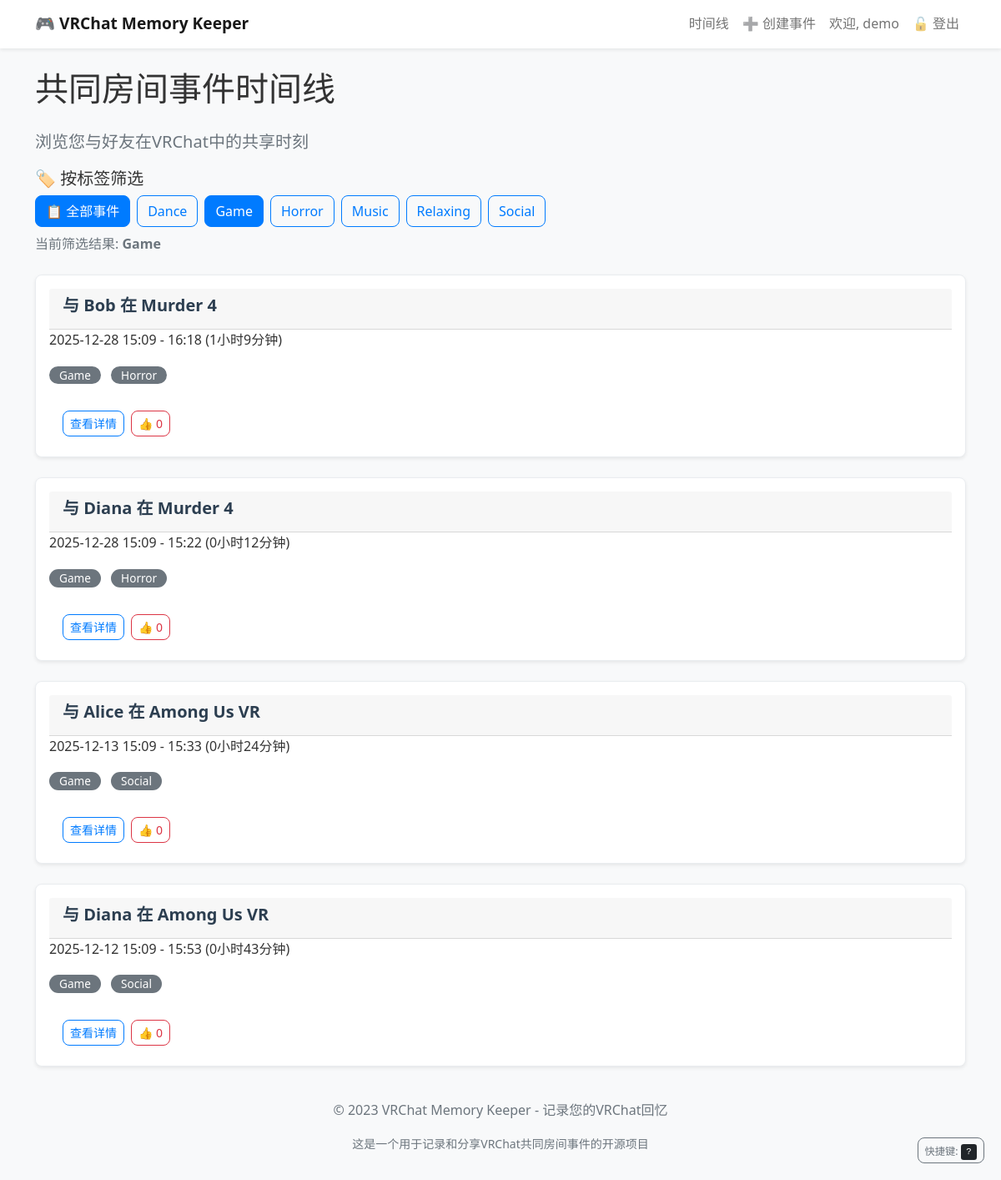
/?tag=Game (signed in), run on an earlier commit of the app's database.
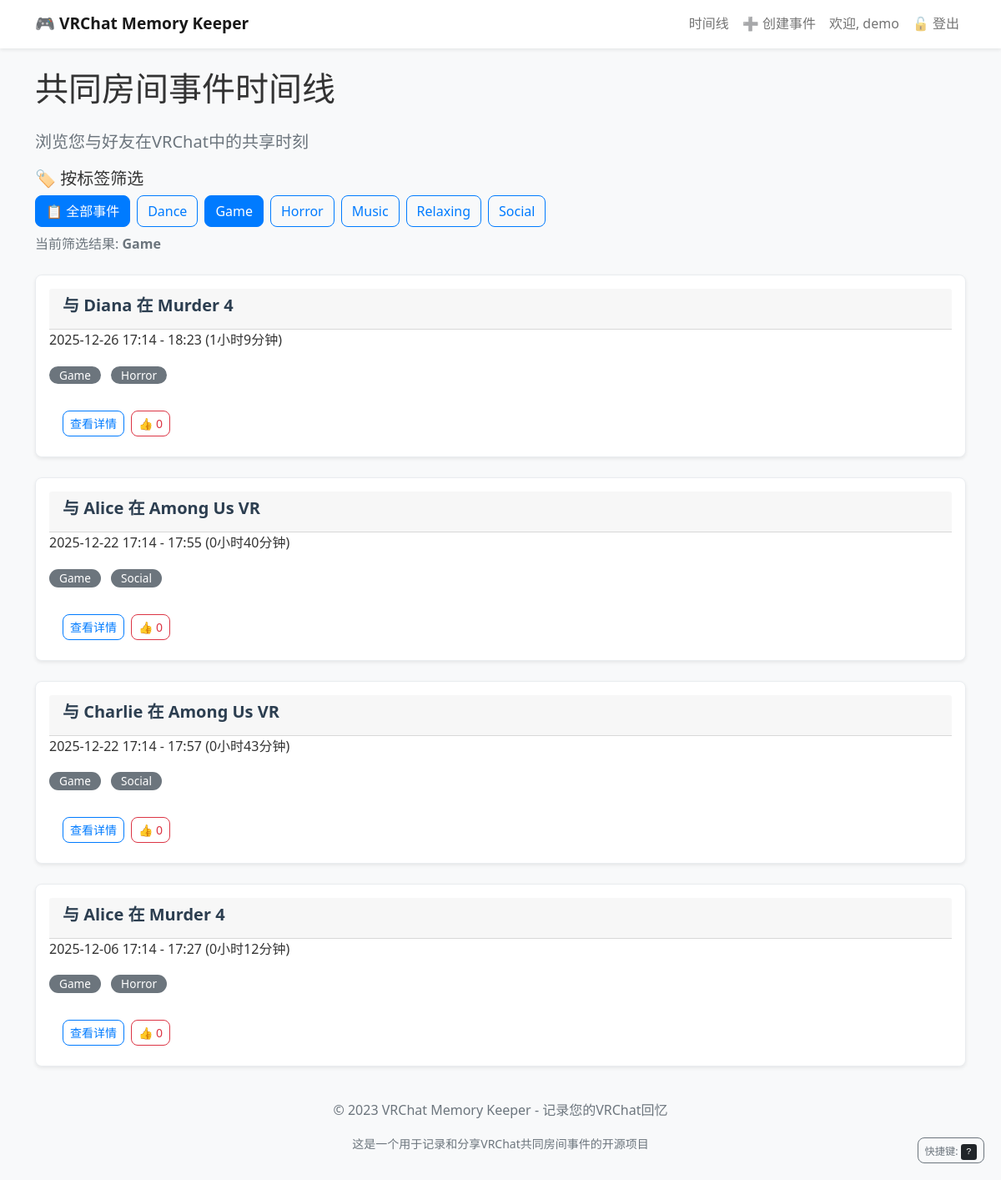
And on a later commit of the database.
### app.py (models this page shows)
class User(UserMixin, db.Model):
    id = db.Column(db.Integer, primary_key=True)
    username = db.Column(db.String(80), unique=True, nullable=False)
    password_hash = db.Column(db.String(120), nullable=False)
    events = db.relationship('SharedEvent', backref='user', lazy=True)

class SharedEvent(db.Model):
    id = db.Column(db.Integer, primary_key=True)
    user_id = db.Column(db.Integer, db.ForeignKey('user.id'), nullable=False)
    world_id = db.Column(db.Integer, db.ForeignKey('world.id'), nullable=False)
    friend_name = db.Column(db.String(80), nullable=False)
    start_time = db.Column(db.DateTime, nullable=False)
    end_time = db.Column(db.DateTime)
    duration = db.Column(db.Integer)  # 持续时间（秒）
    notes = db.Column(db.Text, nullable=True)  # 事件备注
    likes = db.Column(db.Integer, default=0)  # 点赞数
    custom_tags = db.relationship(
        'EventTag',
        backref='event',
        lazy=True,  # 懒加载
        cascade='all, delete-orphan'  # 级联删除
    )

class World(db.Model):
    id = db.Column(db.Integer, primary_key=True)
    world_name = db.Column(db.String(200), nullable=False)
    world_id = db.Column(db.String(100), unique=True)
    tags = db.Column(db.Text)  # 以逗号分隔的标签字符串
    events = db.relationship('SharedEvent', backref='world', lazy=True)

### app.py (the view)
@app.route('/')
@login_required
def index():
    all_unique_tags = get_all_unique_tags()
    selected_tag = request.args.get('tag')
    query = SharedEvent.query.filter_by(user_id=current_user.id)
    filtered_query = filter_events_by_tag(query, selected_tag)
    events = filtered_query.order_by(SharedEvent.start_time.desc()).all()
    return render_template(
        'index.html',
        events=events,
        all_tags=all_unique_tags,
        selected_tag=selected_tag
    )

### app.py (called while the page is built)
@login_manager.user_loader
def load_user(user_id):
    return User.query.get(int(user_id))

def get_all_unique_tags():
    world_tags = set()
    worlds = World.query.all()
    for world in worlds:
        if world.tags:
            for tag in world.tags.split(','):
                world_tags.add(tag.strip())
    event_tags = set()
    all_event_tags = EventTag.query.all()
    for tag in all_event_tags:
        event_tags.add(tag.tag_name)
    return sorted(list(world_tags.union(event_tags)))

def filter_events_by_tag(event_query, selected_tag):
    if not selected_tag:
        return event_query
    tagged_worlds = World.query.filter(
        World.tags.like(f'%{selected_tag}%')).all()
    tagged_world_ids = [world.id for world in tagged_worlds]
    tagged_events = EventTag.query.filter_by(tag_name=selected_tag).all()
    tagged_event_ids = [tag.event_id for tag in tagged_events]
    return event_query.filter(
        (SharedEvent.world_id.in_(tagged_world_ids)) |
        (SharedEvent.id.in_(tagged_event_ids))
    )

### templates/index.html (shortened to what this page needs)
{% extends 'base.html' %}
{% block content %}
    <header class="page-header" role="banner">
        <h1 class="mb-4">共同房间事件时间线</h1>
        <p class="lead text-muted">浏览您与好友在VRChat中的共享时刻</p>
    </header>
    <section class="tag-filter-section mb-4" role="region" aria-labelledby="filter-heading">
        <h2 id="filter-heading" class="h5">🏷️ 按标签筛选</h2>
        <div class="filter-controls" role="toolbar" aria-label="标签筛选工具">
            <div class="d-flex flex-wrap gap-2" role="list" aria-label="筛选标签列表">
                {% if selected_tag %}
                    <a href="{{ url_for('index') }}" class="btn btn-primary" role="button"
                       aria-label="显示全部事件" aria-pressed="false">
                        📋 全部事件
                    </a>
                {% else %}
                    <a href="{{ url_for('index') }}" class="btn btn-outline-primary active" role="button"
                       aria-label="显示全部事件（当前选中）" aria-pressed="true">
                        📋 全部事件
                    </a>
                {% endif %}
                {% if all_tags %}
                    {% for tag in all_tags %}
                        {% if selected_tag == tag %}
                            <a href="{{ url_for('index', tag=tag) }}" class="btn btn-primary" role="button"
                               aria-label="筛选标签：{{ tag }}（当前选中）" aria-pressed="true">
                                {{ tag }}
                            </a>
                        {% else %}
                            <a href="{{ url_for('index', tag=tag) }}" class="btn btn-outline-primary" role="button"
                               aria-label="筛选标签：{{ tag }}" aria-pressed="false">
                                {{ tag }}
                            </a>
                        {% endif %}
                    {% endfor %}
                {% else %}
                    <span class="text-muted" aria-live="polite">暂无可用标签</span>
                {% endif %}
            </div>
            {% if selected_tag %}
                <div class="mt-2" role="status" aria-live="polite">
                    <p class="text-muted">
                        当前筛选结果: <strong>{{ selected_tag }}</strong>
                    </p>
                </div>
            {% endif %}
        </div>
    </section>
    <section class="events-section" role="region" aria-labelledby="events-heading">
        {% if events %}
            <div class="row" role="list" aria-label="共同房间事件列表">
                {% for event in events %}
                    <div class="col-lg-12" role="listitem">
                        <article class="card event-card shadow-sm">
                            <div class="card-body">
                                <header class="card-header">
                                    <h3 class="card-title h5">
                                        与 <span class="friend-name">{{ event.friend_name }}</span>
                                        在 <span class="world-name">{{ event.world.world_name }}</span>
                                    </h3>
                                </header>
                                <div class="card-content">
                                    <p class="card-text event-time">
                                        <time datetime="{{ event.start_time.isoformat() }}">
                                            {{ event.start_time.strftime('%Y-%m-%d %H:%M') }}
                                        </time>
                                        -
                                        <time datetime="{{ event.end_time.isoformat() }}">
                                            {{ event.end_time.strftime('%H:%M') }}
                                        </time>
                                        <span class="duration">
                                            ({{ (event.duration // 3600) }}小时{{ (event.duration % 3600) // 60 }}分钟)
                                        </span>
                                    </p>
                                    {% if event.world.tags %}
                                        <div class="world-tags mb-2">
                                            {% for tag in event.world.tags.split(',') %}
                                                <span class="badge bg-secondary tag" aria-label="世界标签：{{ tag.strip() }}">
                                                    {{ tag.strip() }}
                                                </span>
                                            {% endfor %}
                                        </div>
                                    {% endif %}
                                </div>
                                <footer class="card-footer bg-transparent border-0 pt-3">
                                    <div class="d-flex gap-2" role="group" aria-label="事件操作">
                                        <a href="{{ url_for('event_detail', event_id=event.id) }}"
                                           class="btn btn-outline-primary btn-sm"
                                           aria-label="查看事件 {{ event.friend_name }} 在 {{ event.world.world_name }} 的详细信息">
                                            查看详情
                                        </a>
                                        <button class="like-btn btn btn-outline-danger btn-sm"
                                                data-event-id="{{ event.id }}"
                                                aria-label="为事件点赞，当前点赞数：{{ event.likes or 0 }}"
                                                aria-live="polite">
                                            👍 <span class="like-count">{{ event.likes or 0 }}</span>
                                        </button>
                                    </div>
                                </footer>
                            </div>
                        </article>
                    </div>
                {% endfor %}
            </div>
        {% endif %}
    </section>
{% endblock %}

### templates/base.html (shortened to what this page needs)
<!DOCTYPE html>
<html lang="zh-CN">
<head>
    <link href="https://cdn.jsdelivr.net/npm/bootstrap@5.1.3/dist/css/bootstrap.min.css" rel="stylesheet">
    <link href="{{ url_for('static', filename='css/main.css') }}" rel="stylesheet">
</head>
<body>
    <header role="banner">
        <nav class="navbar navbar-expand-lg navbar-light bg-white shadow-sm" role="navigation" aria-label="主导航">
            <div class="container">
                <a class="navbar-brand" href="{{ url_for('index') }}" aria-label="VRChat记忆记录器首页">
                    🎮 VRChat Memory Keeper
                </a>
                <div class="collapse navbar-collapse" id="navbarNav">
                    <div class="navbar-nav ms-auto" role="menubar">
                        {% if current_user.is_authenticated %}
                            <a class="nav-link" href="{{ url_for('index') }}" role="menuitem" aria-label="查看时间线">
                                时间线
                            </a>
                            <a class="nav-link" href="{{ url_for('create_event') }}" role="menuitem" aria-label="创建新事件">
                                ➕ 创建事件
                            </a>
                            <span class="nav-link" role="status" aria-label="当前用户">
                                欢迎, {{ current_user.username }}
                            </span>
                            <a class="nav-link" href="{{ url_for('logout') }}" role="menuitem" aria-label="退出登录">
                                🔓 登出
                            </a>
                        {% endif %}
                    </div>
                </div>
            </div>
        </nav>
    </header>
    <main class="main-content" role="main">
        <div class="container mt-4">
            {% block content %}{% endblock %}
        </div>
    </main>
    <footer class="footer mt-auto py-3 bg-light" role="contentinfo">
        <div class="container">
            <div class="text-center text-muted">
                <p>© 2023 VRChat Memory Keeper - 记录您的VRChat回忆</p>
                <p class="small">这是一个用于记录和分享VRChat共同房间事件的开源项目</p>
            </div>
        </div>
    </footer>
</body>
</html>

### static/css/main.css (style rules this page uses)
body { font-family: 'Segoe UI', Tahoma, Geneva, Verdana, sans-serif; background-color: #f8f9fa; color: #333; line-height: 1.6; }
.navbar { box-shadow: 0 2px 4px rgba(0,0,0,0.1); }
.navbar-brand { font-weight: 600; font-size: 1.2rem; }
.event-card { margin-bottom: 1.5rem; transition: transform 0.2s, box-shadow 0.2s; border-radius: 8px; overflow: hidden; }
.card-title { font-weight: 600; color: #2c3e50; margin-bottom: 0.5rem; }
.tag { margin-right: 0.5rem; margin-bottom: 0.5rem; border-radius: 12px; padding: 0.25rem 0.75rem; font-size: 0.85rem; font-weight: 500; }
.btn { border-radius: 8px; font-weight: 500; transition: all 0.2s; }
.btn-primary { background-color: #007bff; border-color: #007bff; }
.btn-outline-primary { border-color: #007bff; color: #007bff; }
.like-btn { transition: all 0.3s ease; }
.card { border: 1px solid #e9ecef; border-radius: 8px; }
.event-card { animation: fadeIn 0.5s ease forwards; }
.event-card:nth-child(1) { animation-delay: 0.1s; }

What changed in the data, as far as the page shows it:
no longer on this page (row edited): SharedEvent: friend_name "Bob", world.world_name "Murder 4", start_time "2025-12-28 15:09", end_time "16:18", duration "1", (event.duration%3600)//60 "9", strip "Game" "Horror", likes "0"
changed SharedEvent "Diana": world.world_name "Among Us VR" → "Murder 4"; start_time "2025-12-12 15:09" → "2025-12-26 17:14"; end_time "15:53" → "18:23"; duration "0" → "1"; (event.duration%3600)//60 "43" → "9"; moves up the list
changed SharedEvent (number 2 of 4 on the later page): friend_name "Diana" → "Alice"; world.world_name "Murder 4" → "Among Us VR"; start_time "2025-12-28 15:09" → "2025-12-22 17:14"; end_time "15:22" → "17:55"; (event.duration%3600)//60 "12" → "40"
now on this page (row edited): SharedEvent: friend_name "Charlie", world.world_name "Among Us VR", start_time "2025-12-22 17:14", end_time "17:57", duration "0", (event.duration%3600)//60 "43", strip "Game" "Social", likes "0"
changed SharedEvent (number 4 of 4 on the later page): world.world_name "Among Us VR" → "Murder 4"; start_time "2025-12-13 15:09" → "2025-12-06 17:14"; end_time "15:33" → "17:27"; (event.duration%3600)//60 "24" → "12"
Also different on the page:
new list line: "Horror"
new list line: "Social"
list line gone: "Horror"
list line gone: "Social"
